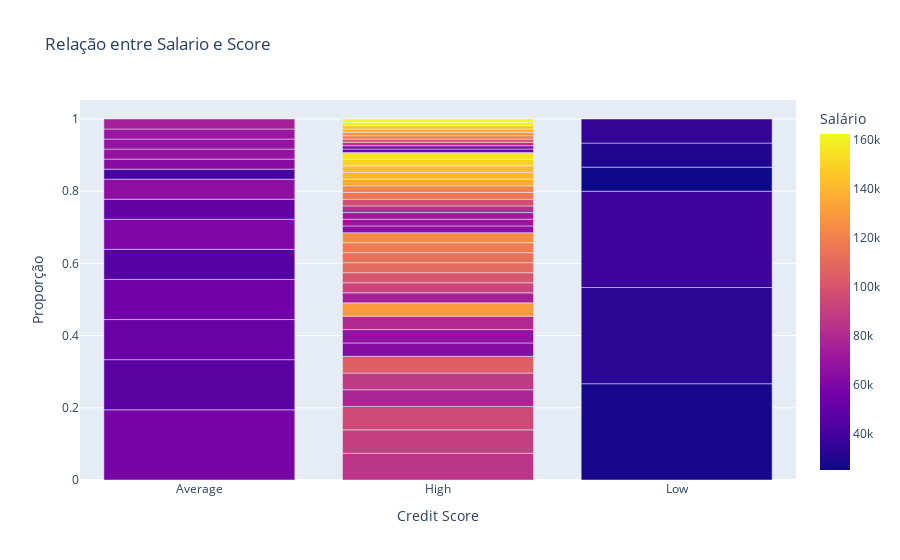

Source (notebook cell):
### Markdown cell above
**Análise** - Pelo gráfico percebemos que a partir dos 40 anos de idade os salarios tendem a ser maiores e a partir dos 50 anos 
temos outra alta de salários

### Code cell
# Relação entre Salario e Score 
salario_score = (
    df_sem_outliers
    .groupby('Credit Score')['Income']
    .value_counts(normalize=True)
    .rename('Proporção')
    .reset_index()

)

fig = px.bar(
    salario_score,
    x='Credit Score',
    y='Proporção',
    title='Relação entre Salario e Score',
    color='Income',
    labels={'Income':'Salário'},
    barmode='group'

)

fig.show()

### Figure 1 — Plotly figure (JSON) as saved in the notebook; plotly's stock layout.template omitted (floating-point values rounded to 4 significant figures)
{"data": [{"alignmentgroup": "True", "hovertemplate": "Credit Score=%{x}<br>Proporção=%{y}<br>Salário=%{marker.color}<extra></extra>", "legendgroup": "", "marker": {"color": [57500.0, 47500.0, 52500.0, 55000.0, 45000.0, 60000.0, 50000.0, 65000.0, 40000.0, 62500.0, 67500.0, 68000.0, 70000.0, 75000.0, 85000.0, 90000.0, 95000.0, 77500.0, 87500.0, 105000.0, 62500.0, 67500.0, 80000.0, 130000.0, 75000.0, 92500.0, 100000.0, 110000.0, 112500.0, 117500.0, 125000.0, 65000.0, 70000.0, 72500.0, 82500.0, 97500.0, 115000.0, 122500.0, 135000.0, 140000.0, 142500.0, 150000.0, 155000.0, 50000.0, 60000.0, 82000.0, 102500.0, 120000.0, 127500.0, 137500.0, 145000.0, 160000.0, 162500.0, 27500.0, 32500.0, 37500.0, 25000.0, 30000.0, 35000.0], "coloraxis": "coloraxis", "pattern": {"shape": ""}}, "name": "", "offsetgroup": "", "orientation": "v", "showlegend": false, "textposition": "auto", "type": "bar", "x": ["Average", "Average", "Average", "Average", "Average", "Average", "Average", "Average", "Average", "Average", "Average", "Average", "Average", "Average", "High", "High", "High", "High", "High", "High", "High", "High", "High", "High", "High", "High", "High", "High", "High", "High", "High", "High", "High", "High", "High", "High", "High", "High", "High", "High", "High", "High", "High", "High", "High", "High", "High", "High", "High", "High", "High", "High", "High", "Low", "Low", "Low", "Low", "Low", "Low"], "xaxis": "x", "y": [0.1944, 0.1389, 0.1111, 0.1111, 0.08333, 0.08333, 0.05556, 0.05556, 0.02778, 0.02778, 0.02778, 0.02778, 0.02778, 0.02778, 0.07407, 0.06481, 0.06481, 0.0463, 0.0463, 0.0463, 0.03704, 0.03704, 0.03704, 0.03704, 0.02778, 0.02778, 0.02778, 0.02778, 0.02778, 0.02778, 0.02778, 0.01852, 0.01852, 0.01852, 0.01852, 0.01852, 0.01852, 0.01852, 0.01852, 0.01852, 0.01852, 0.01852, 0.01852, 0.009259, 0.009259, 0.009259, 0.009259, 0.009259, 0.009259, 0.009259, 0.009259, 0.009259, 0.009259, 0.2667, 0.2667, 0.2667, 0.06667, 0.06667, 0.06667], "yaxis": "y"}], "layout": {"barmode": "group", "coloraxis": {"colorbar": {"title": {"text": "Salário"}}, "colorscale": [[0, "#0d0887"], [0.1111, "#46039f"], [0.2222, "#7201a8"], [0.3333, "#9c179e"], [0.4444, "#bd3786"], [0.5556, "#d8576b"], [0.6667, "#ed7953"], [0.7778, "#fb9f3a"], [0.8889, "#fdca26"], [1, "#f0f921"]]}, "legend": {"tracegroupgap": 0}, "title": {"text": "Relação entre Salario e Score"}, "xaxis": {"anchor": "y", "domain": [0, 1], "title": {"text": "Credit Score"}}, "yaxis": {"anchor": "x", "domain": [0, 1], "title": {"text": "Proporção"}}}}
